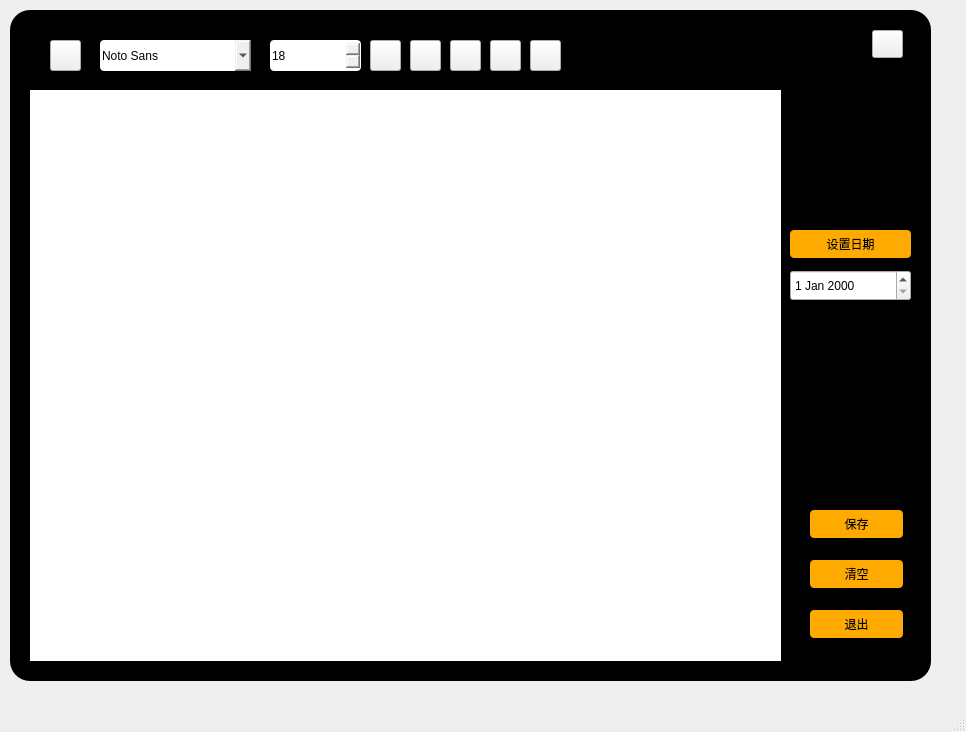
<?xml version="1.0" encoding="UTF-8"?>
<ui version="4.0">
 <class>MainWindow</class>
 <widget class="QMainWindow" name="MainWindow">
  <property name="geometry">
   <rect>
    <x>0</x>
    <y>0</y>
    <width>966</width>
    <height>732</height>
   </rect>
  </property>
  <property name="windowTitle">
   <string>MainWindow</string>
  </property>
  <property name="styleSheet">
   <string notr="true">QPushBoton:checked{
	padding-top:4px;
	padding-left:4px;

}</string>
  </property>
  <widget class="QWidget" name="centralwidget">
   <widget class="QLabel" name="label">
    <property name="geometry">
     <rect>
      <x>10</x>
      <y>10</y>
      <width>921</width>
      <height>671</height>
     </rect>
    </property>
    <property name="styleSheet">
     <string notr="true">background-color: rgb(0, 0, 0);
border-radius:20px;</string>
    </property>
    <property name="text">
     <string/>
    </property>
   </widget>
   <widget class="QPushButton" name="btn_save">
    <property name="geometry">
     <rect>
      <x>50</x>
      <y>40</y>
      <width>31</width>
      <height>31</height>
     </rect>
    </property>
    <property name="toolTip">
     <string>&lt;html&gt;&lt;head/&gt;&lt;body&gt;&lt;p&gt;保存&lt;/p&gt;&lt;/body&gt;&lt;/html&gt;</string>
    </property>
    <property name="styleSheet">
     <string notr="true">border-image: url(:/image/images/wenbenbianji.png);</string>
    </property>
    <property name="text">
     <string/>
    </property>
   </widget>
   <widget class="QPushButton" name="btn_bold">
    <property name="geometry">
     <rect>
      <x>370</x>
      <y>40</y>
      <width>31</width>
      <height>31</height>
     </rect>
    </property>
    <property name="styleSheet">
     <string notr="true">border-image: url(:/image/images/fuwenbenbianjiqi_jiacu.png);</string>
    </property>
    <property name="text">
     <string/>
    </property>
   </widget>
   <widget class="QPushButton" name="btn_color">
    <property name="geometry">
     <rect>
      <x>410</x>
      <y>40</y>
      <width>31</width>
      <height>31</height>
     </rect>
    </property>
    <property name="styleSheet">
     <string notr="true">border-image: url(:/image/images/fuwenbenbianjiqi_zitiyanse.png);</string>
    </property>
    <property name="text">
     <string/>
    </property>
   </widget>
   <widget class="QPushButton" name="btn_underline">
    <property name="geometry">
     <rect>
      <x>450</x>
      <y>40</y>
      <width>31</width>
      <height>31</height>
     </rect>
    </property>
    <property name="toolTip">
     <string>&lt;html&gt;&lt;head/&gt;&lt;body&gt;&lt;p&gt;下划线&lt;/p&gt;&lt;/body&gt;&lt;/html&gt;</string>
    </property>
    <property name="styleSheet">
     <string notr="true">border-image: url(:/image/images/fuwenbenbianjiqi_xiahuaxian.png);</string>
    </property>
    <property name="text">
     <string/>
    </property>
   </widget>
   <widget class="QPushButton" name="btn_cut">
    <property name="geometry">
     <rect>
      <x>530</x>
      <y>40</y>
      <width>31</width>
      <height>31</height>
     </rect>
    </property>
    <property name="styleSheet">
     <string notr="true">border-image: url(:/image/images/jianqiewenjian.png);</string>
    </property>
    <property name="text">
     <string/>
    </property>
   </widget>
   <widget class="QPushButton" name="btn_italy">
    <property name="geometry">
     <rect>
      <x>490</x>
      <y>40</y>
      <width>31</width>
      <height>31</height>
     </rect>
    </property>
    <property name="toolTip">
     <string>&lt;!DOCTYPE HTML PUBLIC &quot;-//W3C//DTD HTML 4.0//EN&quot; &quot;http://www.w3.org/TR/REC-html40/strict.dtd&quot;&gt;
&lt;html&gt;&lt;head&gt;&lt;meta name=&quot;qrichtext&quot; content=&quot;1&quot; /&gt;&lt;style type=&quot;text/css&quot;&gt;
p, li { white-space: pre-wrap; }
&lt;/style&gt;&lt;/head&gt;&lt;body style=&quot; font-family:'SimSun'; font-size:9pt; font-weight:400; font-style:normal;&quot;&gt;
&lt;p style=&quot; margin-top:12px; margin-bottom:12px; margin-left:0px; margin-right:0px; -qt-block-indent:0; text-indent:0px;&quot;&gt;斜体&lt;/p&gt;&lt;/body&gt;&lt;/html&gt;</string>
    </property>
    <property name="styleSheet">
     <string notr="true">border-image: url(:/image/images/fuwenbenbianjiqi_ziti.png);</string>
    </property>
    <property name="text">
     <string/>
    </property>
   </widget>
   <widget class="QPushButton" name="btn_save2">
    <property name="geometry">
     <rect>
      <x>810</x>
      <y>510</y>
      <width>93</width>
      <height>28</height>
     </rect>
    </property>
    <property name="styleSheet">
     <string notr="true">background-color: rgb(255, 170, 0);
border-radius:4px;
</string>
    </property>
    <property name="text">
     <string>保存</string>
    </property>
   </widget>
   <widget class="QPushButton" name="btn_clear">
    <property name="geometry">
     <rect>
      <x>810</x>
      <y>560</y>
      <width>93</width>
      <height>28</height>
     </rect>
    </property>
    <property name="styleSheet">
     <string notr="true">background-color: rgb(255, 170, 0);
border-radius:4px;</string>
    </property>
    <property name="text">
     <string>清空</string>
    </property>
   </widget>
   <widget class="QPushButton" name="pushButton_9">
    <property name="geometry">
     <rect>
      <x>810</x>
      <y>610</y>
      <width>93</width>
      <height>28</height>
     </rect>
    </property>
    <property name="styleSheet">
     <string notr="true">background-color: rgb(255, 170, 0);
border-radius:4px;</string>
    </property>
    <property name="text">
     <string>退出</string>
    </property>
   </widget>
   <widget class="QTextEdit" name="textEdit">
    <property name="geometry">
     <rect>
      <x>30</x>
      <y>90</y>
      <width>751</width>
      <height>571</height>
     </rect>
    </property>
    <property name="styleSheet">
     <string notr="true">font: 18pt &quot;Arial&quot;;
border-radius:20px;</string>
    </property>
   </widget>
   <widget class="QFontComboBox" name="fontComboBox">
    <property name="geometry">
     <rect>
      <x>100</x>
      <y>40</y>
      <width>151</width>
      <height>31</height>
     </rect>
    </property>
    <property name="styleSheet">
     <string notr="true">
border-radius:4px;</string>
    </property>
    <property name="currentFont">
     <font>
      <family>宋体</family>
      <pointsize>14</pointsize>
      <weight>50</weight>
      <italic>false</italic>
      <bold>false</bold>
      <underline>false</underline>
      <strikeout>false</strikeout>
     </font>
    </property>
   </widget>
   <widget class="QSpinBox" name="spinBox_fontsize">
    <property name="geometry">
     <rect>
      <x>270</x>
      <y>40</y>
      <width>91</width>
      <height>31</height>
     </rect>
    </property>
    <property name="styleSheet">
     <string notr="true">border-radius:4px;</string>
    </property>
    <property name="minimum">
     <number>18</number>
    </property>
    <property name="maximum">
     <number>64</number>
    </property>
    <property name="singleStep">
     <number>2</number>
    </property>
   </widget>
   <widget class="QDateEdit" name="dateEdit">
    <property name="geometry">
     <rect>
      <x>790</x>
      <y>270</y>
      <width>121</width>
      <height>31</height>
     </rect>
    </property>
   </widget>
   <widget class="QPushButton" name="btn_select_date">
    <property name="geometry">
     <rect>
      <x>790</x>
      <y>230</y>
      <width>121</width>
      <height>28</height>
     </rect>
    </property>
    <property name="styleSheet">
     <string notr="true">background-color: rgb(255, 170, 0);
border-radius:4px;
</string>
    </property>
    <property name="text">
     <string>设置日期</string>
    </property>
   </widget>
   <widget class="QPushButton" name="pushButton_12">
    <property name="geometry">
     <rect>
      <x>872</x>
      <y>30</y>
      <width>31</width>
      <height>28</height>
     </rect>
    </property>
    <property name="styleSheet">
     <string notr="true">border-image: url(:/image/images/关闭26.png);</string>
    </property>
    <property name="text">
     <string/>
    </property>
   </widget>
   <widget class="QLabel" name="label_2">
    <property name="geometry">
     <rect>
      <x>640</x>
      <y>520</y>
      <width>151</width>
      <height>151</height>
     </rect>
    </property>
    <property name="styleSheet">
     <string notr="true">border-image: url(:/image/images/看_.png);</string>
    </property>
    <property name="text">
     <string/>
    </property>
   </widget>
  </widget>
  <widget class="QMenuBar" name="menubar">
   <property name="geometry">
    <rect>
     <x>0</x>
     <y>0</y>
     <width>966</width>
     <height>26</height>
    </rect>
   </property>
  </widget>
  <widget class="QStatusBar" name="statusbar"/>
 </widget>
 <resources>
  <include location="resourse.qrc"/>
 </resources>
 <connections>
  <connection>
   <sender>pushButton_9</sender>
   <signal>clicked()</signal>
   <receiver>MainWindow</receiver>
   <slot>close()</slot>
   <hints>
    <hint type="sourcelabel">
     <x>853</x>
     <y>654</y>
    </hint>
    <hint type="destinationlabel">
     <x>955</x>
     <y>664</y>
    </hint>
   </hints>
  </connection>
  <connection>
   <sender>pushButton_12</sender>
   <signal>clicked()</signal>
   <receiver>MainWindow</receiver>
   <slot>close()</slot>
   <hints>
    <hint type="sourcelabel">
     <x>886</x>
     <y>77</y>
    </hint>
    <hint type="destinationlabel">
     <x>937</x>
     <y>95</y>
    </hint>
   </hints>
  </connection>
  <connection>
   <sender>btn_underline</sender>
   <signal>clicked(bool)</signal>
   <receiver>textEdit</receiver>
   <slot>setFontUnderline(bool)</slot>
   <hints>
    <hint type="sourcelabel">
     <x>464</x>
     <y>86</y>
    </hint>
    <hint type="destinationlabel">
     <x>437</x>
     <y>154</y>
    </hint>
   </hints>
  </connection>
  <connection>
   <sender>btn_bold</sender>
   <signal>clicked(bool)</signal>
   <receiver>textEdit</receiver>
   <slot>setFocus()</slot>
   <hints>
    <hint type="sourcelabel">
     <x>396</x>
     <y>89</y>
    </hint>
    <hint type="destinationlabel">
     <x>395</x>
     <y>154</y>
    </hint>
   </hints>
  </connection>
  <connection>
   <sender>btn_italy</sender>
   <signal>clicked(bool)</signal>
   <receiver>textEdit</receiver>
   <slot>setFontItalic(bool)</slot>
   <hints>
    <hint type="sourcelabel">
     <x>497</x>
     <y>94</y>
    </hint>
    <hint type="destinationlabel">
     <x>497</x>
     <y>138</y>
    </hint>
   </hints>
  </connection>
  <connection>
   <sender>btn_cut</sender>
   <signal>clicked()</signal>
   <receiver>textEdit</receiver>
   <slot>cut()</slot>
   <hints>
    <hint type="sourcelabel">
     <x>542</x>
     <y>80</y>
    </hint>
    <hint type="destinationlabel">
     <x>286</x>
     <y>148</y>
    </hint>
   </hints>
  </connection>
  <connection>
   <sender>btn_clear</sender>
   <signal>clicked()</signal>
   <receiver>textEdit</receiver>
   <slot>clear()</slot>
   <hints>
    <hint type="sourcelabel">
     <x>840</x>
     <y>605</y>
    </hint>
    <hint type="destinationlabel">
     <x>679</x>
     <y>593</y>
    </hint>
   </hints>
  </connection>
  <connection>
   <sender>spinBox_fontsize</sender>
   <signal>valueChanged(int)</signal>
   <receiver>textEdit</receiver>
   <slot>setFontWeight(int)</slot>
   <hints>
    <hint type="sourcelabel">
     <x>272</x>
     <y>73</y>
    </hint>
    <hint type="destinationlabel">
     <x>265</x>
     <y>178</y>
    </hint>
   </hints>
  </connection>
  <connection>
   <sender>fontComboBox</sender>
   <signal>currentFontChanged(QFont)</signal>
   <receiver>textEdit</receiver>
   <slot>setCurrentFont(QFont)</slot>
   <hints>
    <hint type="sourcelabel">
     <x>167</x>
     <y>85</y>
    </hint>
    <hint type="destinationlabel">
     <x>191</x>
     <y>163</y>
    </hint>
   </hints>
  </connection>
 </connections>
</ui>
